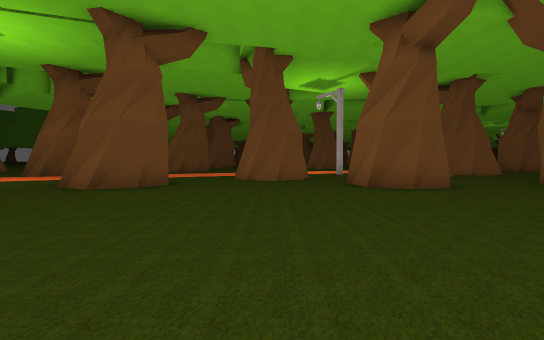
View 1 (above)

24 first-person views from a walk through a 3-D level made in the Godot game engine. The camera is 1.3 m above the floor, tilts 2° down and sees 85° across. The floor is counted in squares, 2 m on a side. Each view is taken from the middle of a square. On the plan, view 1 faces up. The plan holds only what a view shows up to about 9 squares ahead; the rest is blank. The place goes on beyond the plan. Characters and animated objects are left out.

View 2
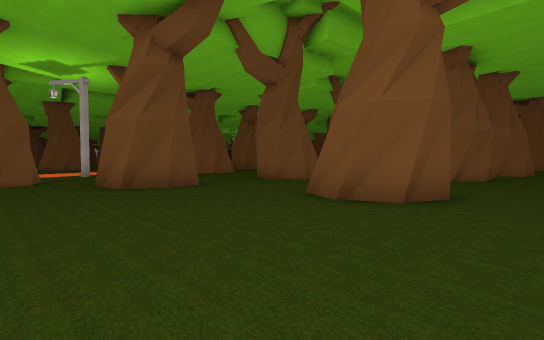

View 3
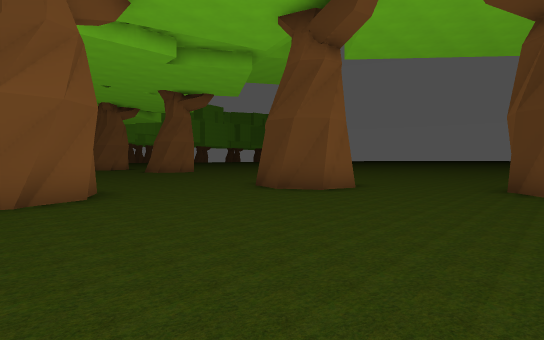

View 4
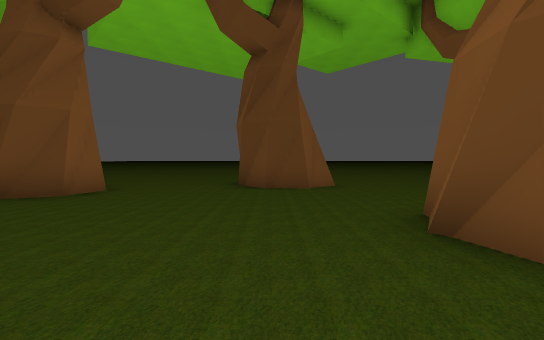

View 5
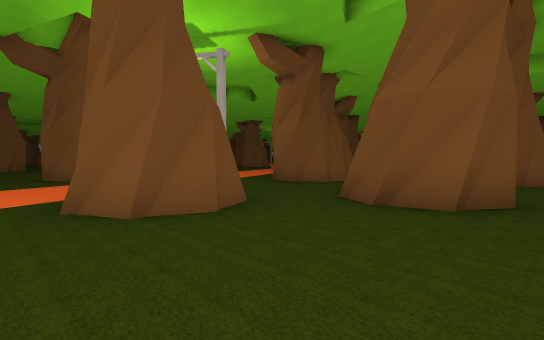

View 6
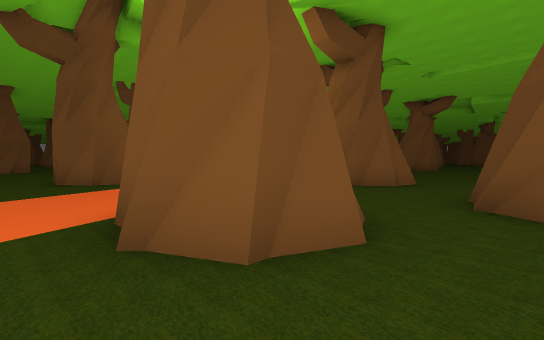

View 7
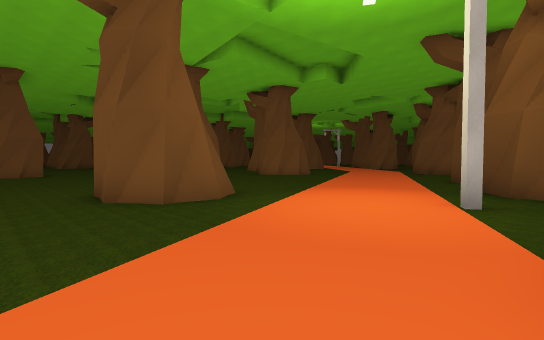

View 8
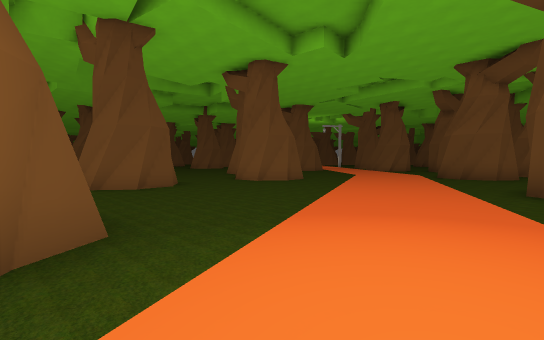

View 9
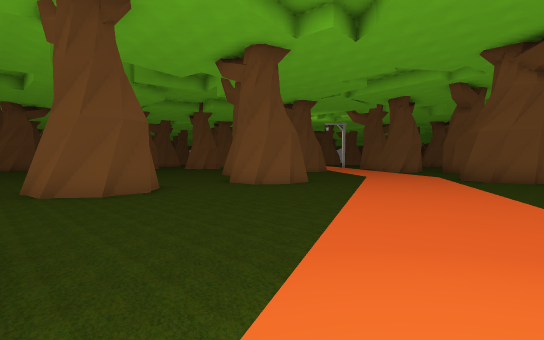

View 10
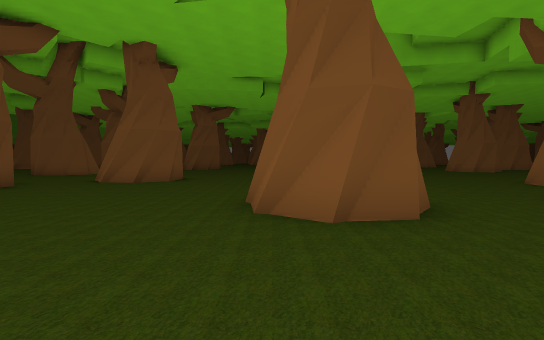

View 11
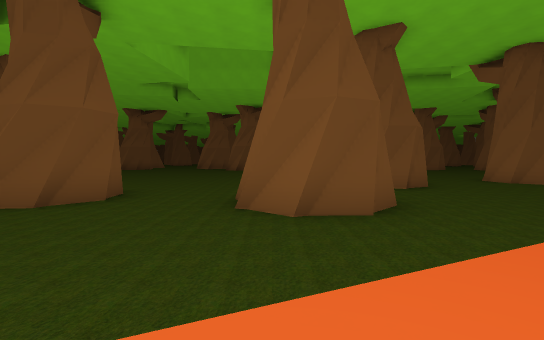

View 12
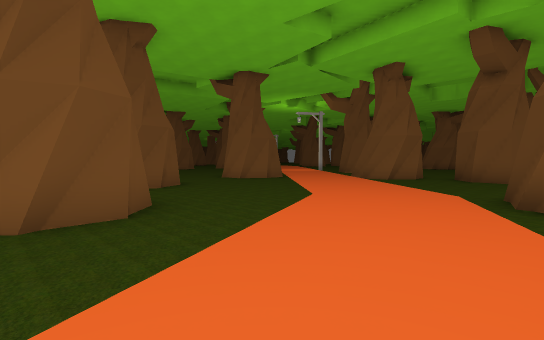

View 13
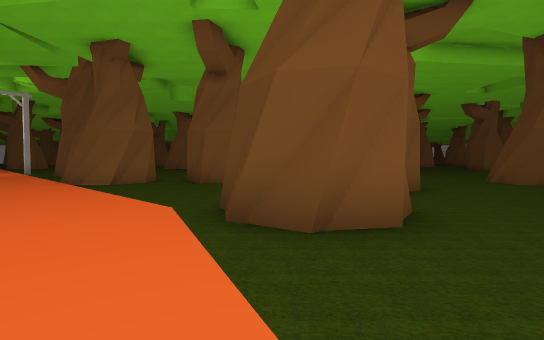

View 14
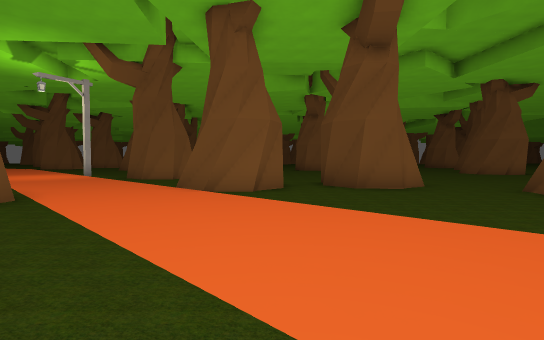

View 15
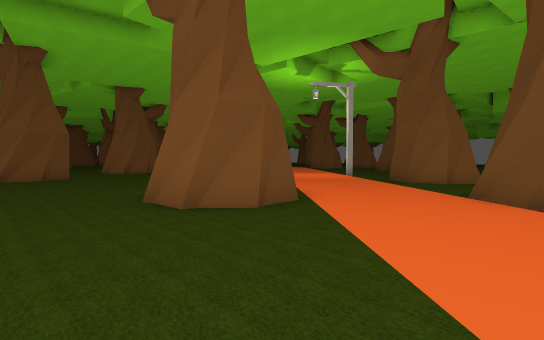

View 16
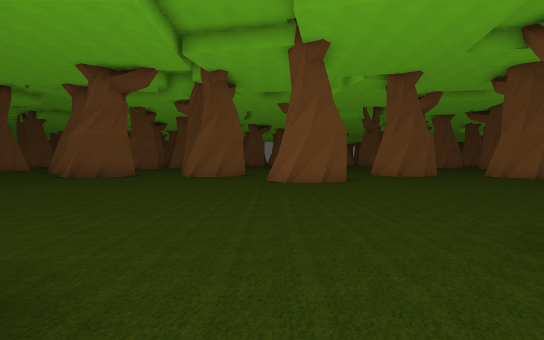

View 17
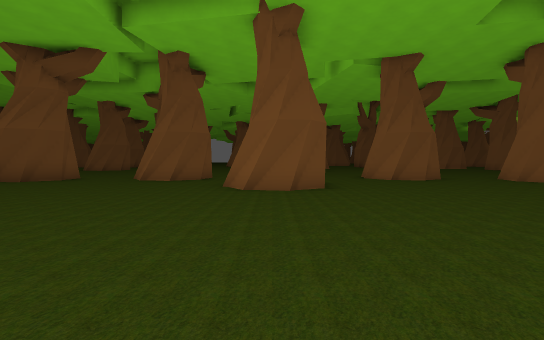

View 18
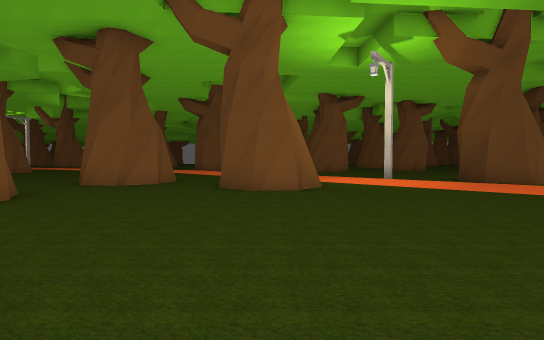

View 19
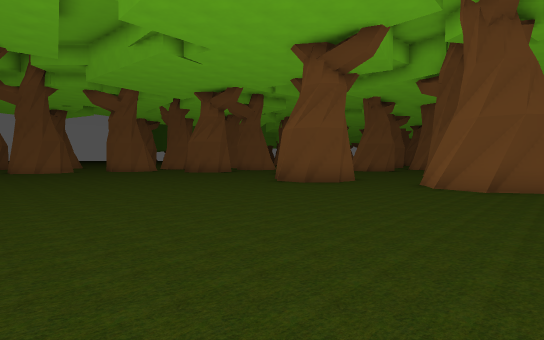

View 20
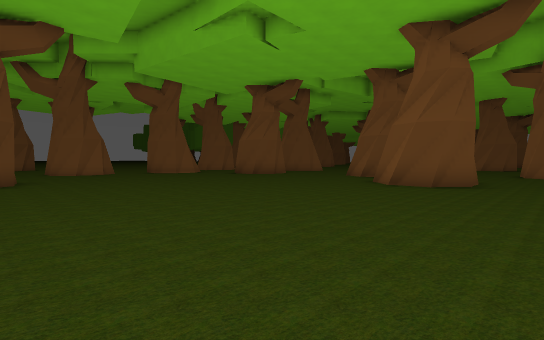

View 21
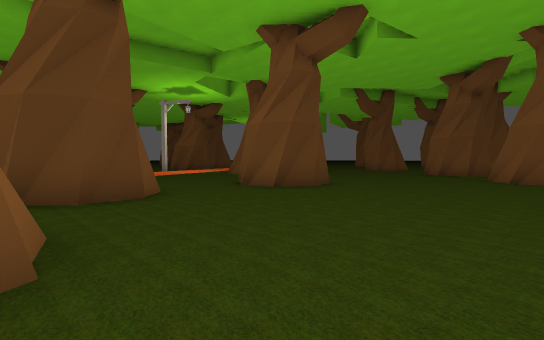

View 22
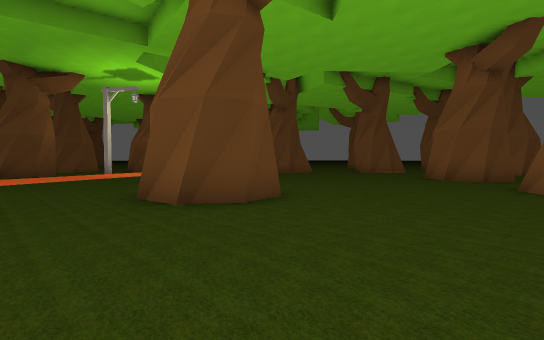

View 23
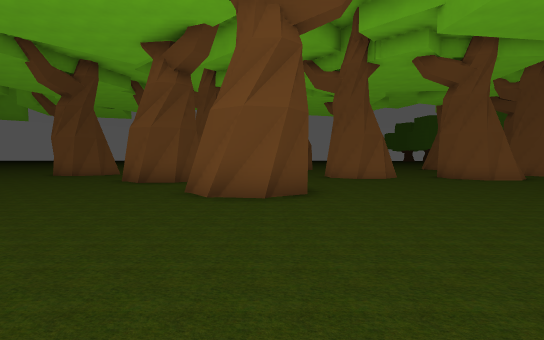

View 24
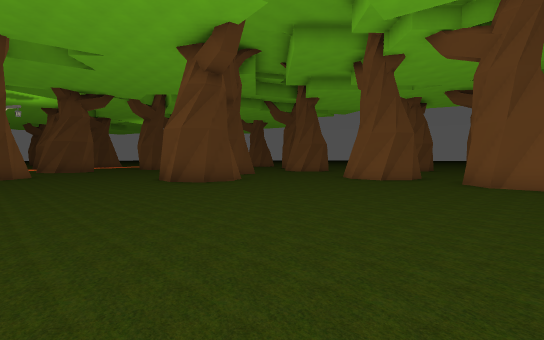

### Floor plan
Key: @ floor where view 1 was taken; # wall or solid block; . floor; / step, stairs or slope; T tree; L lantern.
Columns run from 4 left of view 1 to 23 right of it. Each row starts with its distance up from view 1.
 36 .........T##...T.   ...T..T
 35 T................T  ......TT
 34 .................T##........
 33 .........................##
 32 .........................#
 31 .........................TT
 30 ............................
 29 ............................
 28    ##................ .....L
 27 ..T#T...............   ....
 26 ..............T  ..T##..../#
 25 #.............T #...T.....##
 24 T..............T...........T
 23 .......###..T#.........T.
 22 .......T##..##........T#
 21 ........T...T#.........#
 20   ........................
 19   ... .................# T
 18   ..# .................#TT
 17   ..#T...........##T.....
 16   ...............##T.T....
 15   ..................T T...
 14   ..........# T  ....#  ..
 13   .....L.##.T T   .....
 12   .......# T       .....
 11   .###....T..       ....
 10   .T##.......        .TT
  9 T.......T....
  8  #....T#T...
  7 ##.....##..T#T
  6 ............
  5 ............
  4 ..........
  3  ........#T   T
  2   .......# ....#
  1  #..............
  0 T#..@.........
 -1  ............
 -2 .......##...
 -3 .......# T.
 -4 ..T#...TT
 -5 ..T##....

Where each view was taken, in squares from view 1:
view 1: 0 up, 0 right, facing up
view 2: 0 up, 0 right, facing up-right
view 3: 3 up, 1 left, facing down-right
view 4: 3 up, 1 left, facing down
view 5: 6 up, 2 left, facing up-right
view 6: 8 up, 2 left, facing up-right
view 7: 12 up, 2 left, facing up-right
view 8: 14 up, 1 right, facing up-right
view 9: 15 up, 2 right, facing up-right
view 10: 18 up, 3 right, facing up
view 11: 17 up, 8 right, facing up
view 12: 17 up, 8 right, facing up-right
view 13: 17 up, 10 right, facing right
view 14: 21 up, 12 right, facing right
view 15: 22 up, 13 right, facing up-right
view 16: 25 up, 13 right, facing up
view 17: 27 up, 14 right, facing up
view 18: 32 up, 14 right, facing right
view 19: 29 up, 12 right, facing up-left
view 20: 28 up, 9 right, facing up-left
view 21: 28 up, 10 right, facing down-left
view 22: 27 up, 7 right, facing down-left
view 23: 28 up, 5 right, facing left
view 24: 36 up, 4 right, facing down-left
